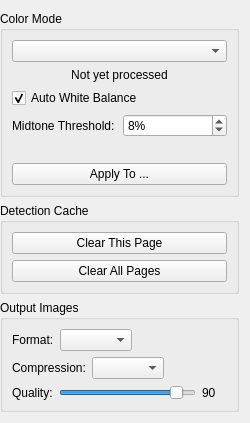
<?xml version="1.0" encoding="UTF-8"?>
<ui version="4.0">
 <class>FinalizeOptionsWidget</class>
 <widget class="QWidget" name="FinalizeOptionsWidget">
  <property name="geometry">
   <rect>
    <x>0</x>
    <y>0</y>
    <width>250</width>
    <height>200</height>
   </rect>
  </property>
  <property name="windowTitle">
   <string>Finalize</string>
  </property>
  <layout class="QVBoxLayout" name="verticalLayout">
   <property name="leftMargin">
    <number>0</number>
   </property>
   <item>
    <widget class="QGroupBox" name="colorModeGroup">
     <property name="title">
      <string>Color Mode</string>
     </property>
     <layout class="QVBoxLayout" name="verticalLayout_2">
      <item>
       <widget class="QComboBox" name="colorModeCombo"/>
      </item>
      <item>
       <widget class="QLabel" name="statusLabel">
        <property name="text">
         <string>Not yet processed</string>
        </property>
        <property name="alignment">
         <set>Qt::AlignCenter</set>
        </property>
       </widget>
      </item>
      <item>
       <widget class="QCheckBox" name="autoWhiteBalanceCB">
        <property name="text">
         <string>Auto White Balance</string>
        </property>
        <property name="checked">
         <bool>true</bool>
        </property>
        <property name="toolTip">
         <string>Correct color cast from yellowed paper before detecting color mode</string>
        </property>
       </widget>
      </item>
      <item>
       <layout class="QHBoxLayout" name="thresholdLayout">
        <item>
         <widget class="QLabel" name="thresholdLabel">
          <property name="text">
           <string>Midtone Threshold:</string>
          </property>
         </widget>
        </item>
        <item>
         <widget class="QSpinBox" name="thresholdSpinBox">
          <property name="minimum">
           <number>1</number>
          </property>
          <property name="maximum">
           <number>20</number>
          </property>
          <property name="value">
           <number>8</number>
          </property>
          <property name="suffix">
           <string>%</string>
          </property>
         </widget>
        </item>
       </layout>
      </item>
      <item>
       <widget class="QLabel" name="selectionIndicatorLabel">
        <property name="text">
         <string/>
        </property>
        <property name="alignment">
         <set>Qt::AlignCenter</set>
        </property>
       </widget>
      </item>
      <item>
       <widget class="QPushButton" name="applyToBtn">
        <property name="text">
         <string>Apply To ...</string>
        </property>
       </widget>
      </item>
     </layout>
    </widget>
   </item>
   <item>
    <widget class="QGroupBox" name="cacheGroup">
     <property name="title">
      <string>Detection Cache</string>
     </property>
     <layout class="QVBoxLayout" name="verticalLayout_3">
      <item>
       <widget class="QPushButton" name="clearCacheBtn">
        <property name="text">
         <string>Clear This Page</string>
        </property>
       </widget>
      </item>
      <item>
       <widget class="QPushButton" name="clearAllCacheBtn">
        <property name="text">
         <string>Clear All Pages</string>
        </property>
       </widget>
      </item>
     </layout>
    </widget>
   </item>
   <item>
    <widget class="QGroupBox" name="outputImagesGroup">
     <property name="title">
      <string>Output Images</string>
     </property>
     <layout class="QVBoxLayout" name="verticalLayout_4">
      <item>
       <layout class="QHBoxLayout" name="formatLayout">
        <item>
         <widget class="QLabel" name="formatLabel">
          <property name="text">
           <string>Format:</string>
          </property>
         </widget>
        </item>
        <item>
         <widget class="QComboBox" name="formatCombo"/>
        </item>
        <item>
         <spacer name="formatSpacer">
          <property name="orientation">
           <enum>Qt::Horizontal</enum>
          </property>
          <property name="sizeHint" stdset="0">
           <size>
            <width>40</width>
            <height>20</height>
           </size>
          </property>
         </spacer>
        </item>
       </layout>
      </item>
      <item>
       <layout class="QHBoxLayout" name="compressionLayout">
        <item>
         <widget class="QLabel" name="compressionLabel">
          <property name="text">
           <string>Compression:</string>
          </property>
         </widget>
        </item>
        <item>
         <widget class="QComboBox" name="compressionCombo"/>
        </item>
        <item>
         <spacer name="compressionSpacer">
          <property name="orientation">
           <enum>Qt::Horizontal</enum>
          </property>
          <property name="sizeHint" stdset="0">
           <size>
            <width>40</width>
            <height>20</height>
           </size>
          </property>
         </spacer>
        </item>
       </layout>
      </item>
      <item>
       <layout class="QHBoxLayout" name="jpegQualityLayout">
        <item>
         <widget class="QLabel" name="jpegQualityLabel">
          <property name="text">
           <string>Quality:</string>
          </property>
         </widget>
        </item>
        <item>
         <widget class="QSlider" name="jpegQualitySlider">
          <property name="minimum">
           <number>1</number>
          </property>
          <property name="maximum">
           <number>100</number>
          </property>
          <property name="value">
           <number>90</number>
          </property>
          <property name="orientation">
           <enum>Qt::Horizontal</enum>
          </property>
         </widget>
        </item>
        <item>
         <widget class="QLabel" name="jpegQualityValueLabel">
          <property name="text">
           <string>90</string>
          </property>
          <property name="minimumSize">
           <size>
            <width>25</width>
            <height>0</height>
           </size>
          </property>
         </widget>
        </item>
       </layout>
      </item>
     </layout>
    </widget>
   </item>
   <item>
    <spacer name="verticalSpacer">
     <property name="orientation">
      <enum>Qt::Vertical</enum>
     </property>
     <property name="sizeHint" stdset="0">
      <size>
       <width>20</width>
       <height>40</height>
      </size>
     </property>
    </spacer>
   </item>
  </layout>
 </widget>
 <resources/>
 <connections/>
</ui>
